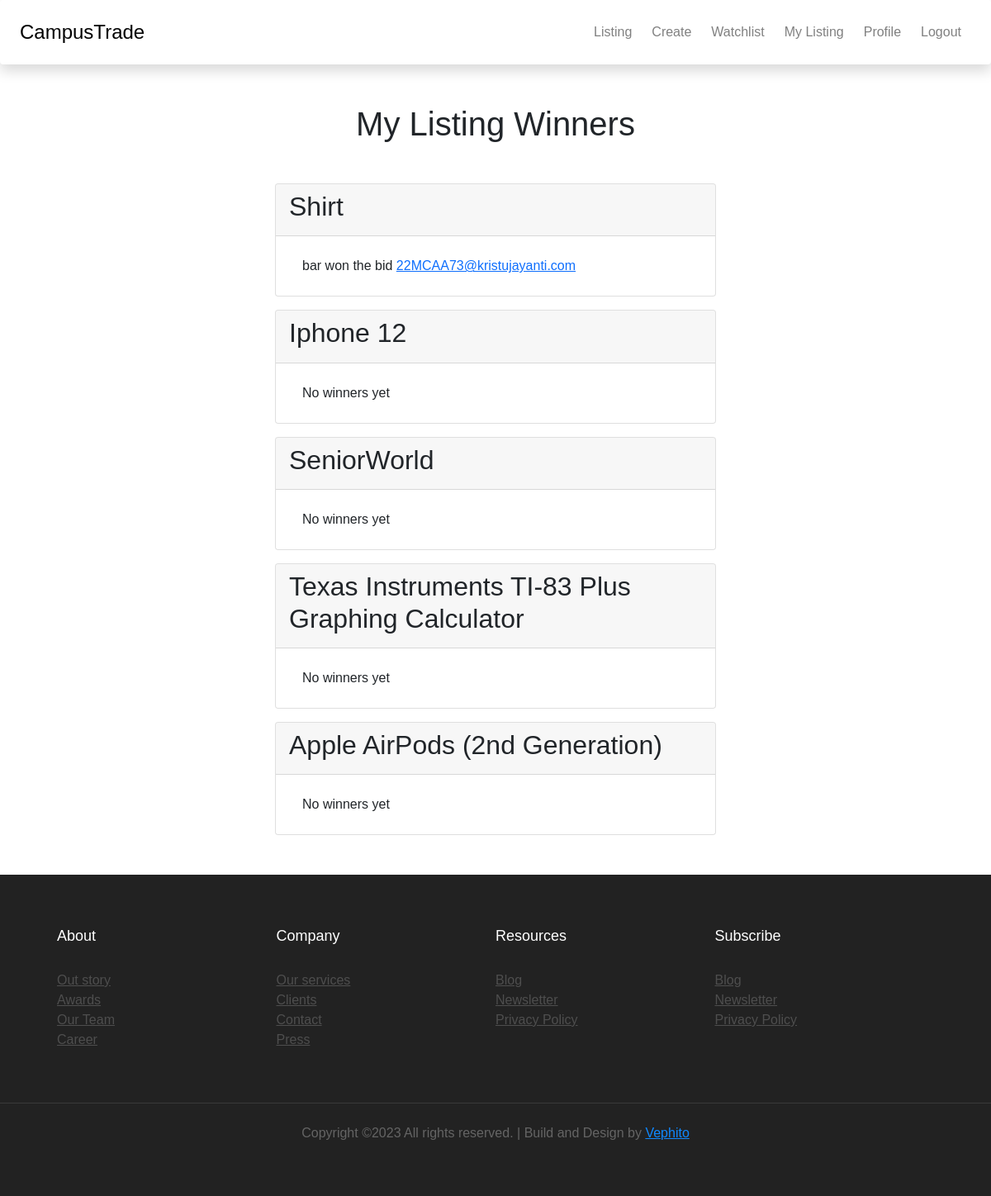
/auctions/my_winners (signed in), run on the app's committed database.
### auctions/models.py (models this page shows, shortened)
class Listing(models.Model):
    user = models.ForeignKey(
        User, on_delete=models.CASCADE, related_name="owner")
    title = models.CharField(max_length=60, default=None)
    image = models.ImageField(
        upload_to="images/", blank=True, null=True)
    price = models.IntegerField(default=0)
    description = models.TextField()
    sold = models.BooleanField(default=False)
    category = models.ForeignKey(Category, on_delete=models.CASCADE)
    date_created = models.DateTimeField(
        auto_now_add=True, null=True, blank=True)
    def get_winners(self):
        winners = Winner.objects.filter(win_item=self)
        return winners

class Winner(models.Model):
    winner = models.ForeignKey(
        User, on_delete=models.CASCADE, related_name="win_user")
    win_item = models.ForeignKey(
        Listing, on_delete=models.CASCADE, related_name="won_item")

### auctions/views.py (the view)
# urls.py: path('my_winners', MyWinners, name="mywinners"),
def MyWinners(request):
    listings = Listing.objects.filter(user=request.user)
    context = {
        'listings': listings
    }
    return render(request, 'auctions/my_winners.html', context)

### auctions/templates/auctions/my_winners.html (shortened to what this page needs)
{% extends 'auctions/base.html' %}
{% block body %}
  <div class="container mt-5 w-50">
    <h1 class="text-center mb-5">My Listing Winners</h1>
    {% for listing in listings %}
      <div class="card mb-3">
        <div class="card-header">
          <h2>{{ listing.title }}</h2>
        </div>
        <div class="card-body">
          <ul class="list-group list-group-flush">
            {% for winner in listing.get_winners %}
              <li class="list-group-item">{{ winner.winner }} won the bid <a href="mailto:{{ winner.winner.email }}">{{ winner.winner.email }}</a></li>
            {% empty %}
              <li class="list-group-item ">No winners yet</li>
            {% endfor %}
          </ul>
        </div>
      </div>
    {% empty %}
      <p class="text-center mt-5">No listings found</p>
    {% endfor %}
  </div>
{% endblock %}

### auctions/static/auctions/styles.css (style rules this page uses)
* { font-family:Arial,Helvetica, sans-serif,monospace,sans-serif; }
.card { overflow: hidden; }

### data on the page
Listing: title "Shirt"
Winner: winner "bar", winner.email "22MCAA73@kristujayanti.com"
Listing: title "Iphone 12"
Listing: title "SeniorWorld"
Listing: title "Texas Instruments TI-83 Plus Graphing Calculator"
Listing: title "Apple AirPods (2nd Generation)"
